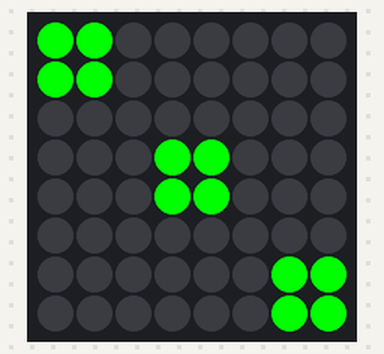
Recording of a sketch running on a simulated Arduino Uno, built with avr-gcc and run on an emulated ATmega328P. Shown: 8×8 RGB LED matrix (first LED top left, wired row by row). Random numbers use the default seed unless the sketch sets one.

Above: at 1.1 s.

The sketch:

digital_six_sided_die.ino
```cpp
#include <Wire.h>
#include "Adafruit_LEDBackpack.h"
#include "Adafruit_GFX.h"


Adafruit_BicolorMatrix matrix = Adafruit_BicolorMatrix();

int RANDOM_NUMBER;

static const uint8_t PROGMEM
  one_bmp[] =
  { B00000000,
	B00000000,
	B00000000,
	B00011000,
	B00011000,
	B00000000,
	B00000000,
	B00000000 },
  two_bmp[]=
  { B00000000,
	B01100000,
	B01100000,
	B00000000,
	B00000000,
	B00000110,
	B00000110,
	B00000000 },
  three_bmp[]=
  { B11000000,
	B11000000,
	B00000000,
	B00011000,
	B00011000,
	B00000000,
	B00000011,
	B00000011 },
  four_bmp[]=
  { B00000000,
	B01100110,
	B01100110,
	B00000000,
	B00000000,
	B01100110,
	B01100110,
	B00000000 },
  five_bmp[]=
  { B11000011,
	B11000011,
	B00000000,
	B00011000,
	B00011000,
	B00000000,
	B11000011,
	B11000011 },
  six_bmp[]=
  { B01100110,
	B01100110,
	B00000000,
	B01100110,
	B01100110,
	B00000000,
	B01100110,
	B01100110 };


void setup()
{
	randomSeed(analogRead(0));
	Serial.begin(9600);
	matrix.begin(0x70);
}


void loop()
{

	if (!RANDOM_NUMBER) {

		RANDOM_NUMBER = random(1, 7);
		matrix.clear();
		delay(1000);

		switch (RANDOM_NUMBER) {

			case 1:
				matrix.drawBitmap(0, 0, one_bmp, 8, 8, LED_GREEN);
				break;

			case 2:
				matrix.drawBitmap(0, 0, two_bmp, 8, 8, LED_GREEN);
				break;

			case 3:
				matrix.drawBitmap(0, 0, three_bmp, 8, 8, LED_GREEN);
				break;

			case 4:
				matrix.drawBitmap(0, 0, four_bmp, 8, 8, LED_GREEN);
				break;

			case 5:
				matrix.drawBitmap(0, 0, five_bmp, 8, 8, LED_GREEN);
				break;

			case 6:
				matrix.drawBitmap(0, 0, six_bmp, 8, 8, LED_GREEN);
				break;

		}

		matrix.writeDisplay();

	}

}
```
